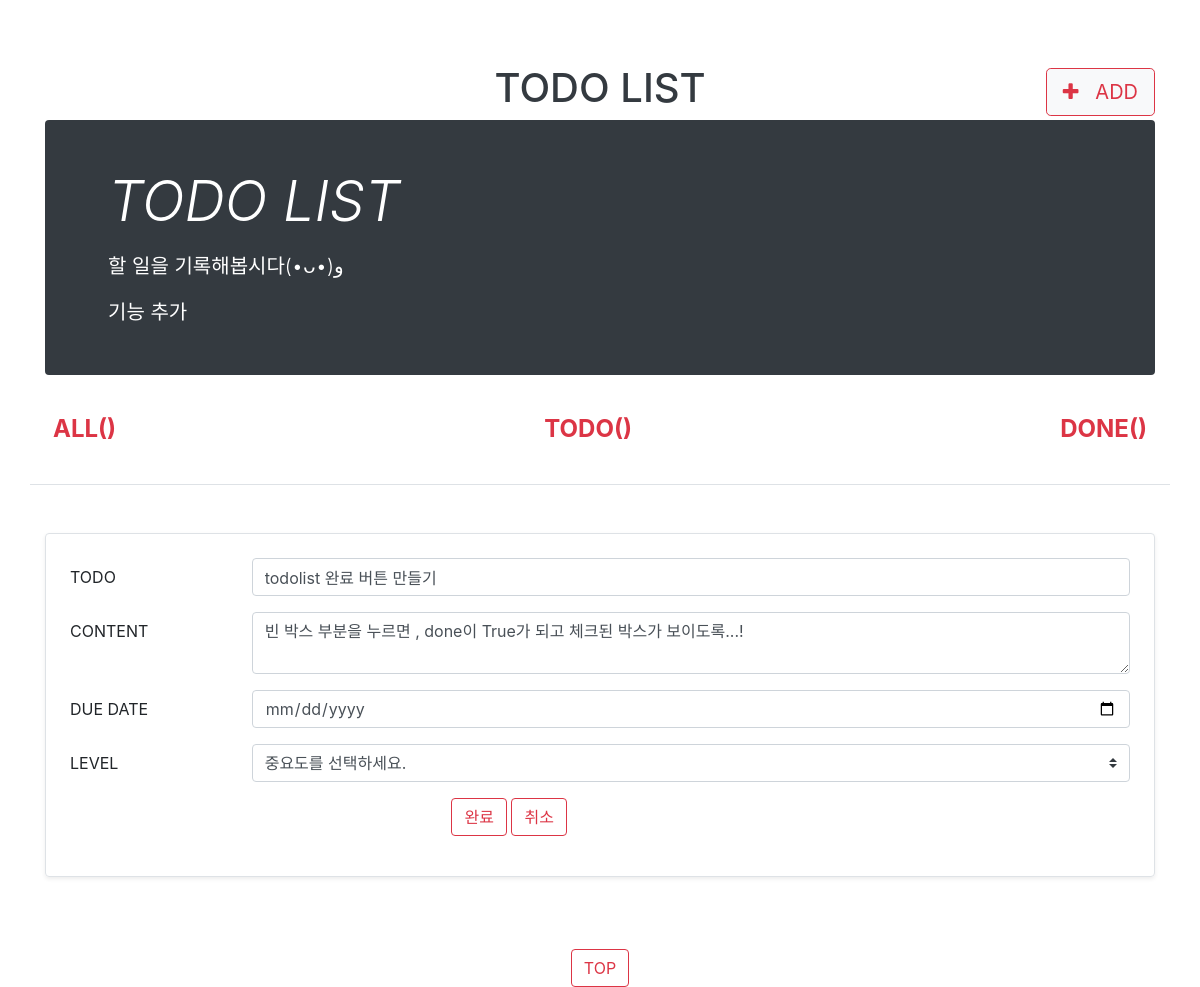
/todolist/edit/6, run on the app's committed database.
### todolistapp/models.py (models this page shows, shortened)
class Todolist(models.Model):
    title = models.CharField(max_length=50)
    content = models.TextField(blank=True)
    done = models.BooleanField(default=False)
    due_date = models.DateField(blank=True, null=True)
    level = models.CharField(max_length=3, default=None, blank=True, null=True)

### todolistapp/views.py (the view, shortened to what this page needs)
# urls.py: path('todolist/edit/<int:todolist_id>', todolistapp.views.edit, name='edit'),
def edit(request, todolist_id):
    todolist = Todolist.objects.get(pk=todolist_id)
    return render(request, 'edit.html', {'todolist':todolist})

### todolistapp/templates/edit.html (shortened to what this page needs)
{% extends 'base.html'%}
{% block contents %}
<main role="main" class="container">
    <div class="row">
        <div class="col-md-12">
            <div class="row no-gutters border rounded overflow-hidden flex-md-row mb-4 shadow-sm h-md-250 position-relative">
                <div class="col p-4 d-flex flex-column position-static">
                    <form method="POST">
                        <div class="form-group row">
                            <label class="col-sm-2 col-form-label">TODO</label>
                            <div class="col-sm-10">
                            <input type="text" name="title" class="form-control" value="{{todolist.title}}" autofocus required>
                            </div>
                        </div>
                        <div class="form-group row">
                            <label class="col-sm-2 col-form-label">CONTENT</label>
                            <div class="col-sm-10">
                            <textarea name="content" class="form-control">{{todolist.content}}</textarea>
                            </div>
                        </div>
                        <div class="form-group row">
                            <label class="col-sm-2 col-form-label">DUE&nbsp;DATE</label>
                            <div class="col-sm-10">
                            <input type="date" name="due_date" class="form-control">
                            </div>
                        </div>
                        <div class="form-group row">
                            <label class="col-sm-2 col-form-label">LEVEL</label>
                            <div class="col-sm-10">
                                <select class="custom-select" name="level">
                                    <option selected value="">중요도를 선택하세요.</option>
                                </select>
                            </div>
                        </div>
                        <div class="form-group row">
                            <div class="col-sm-10 text-center">
                            <button type="submit" class="btn btn-outline-danger">완료</button>
                            <button type="reset" class="btn btn-outline-danger">취소</button>
                            </div>
                        </div>
                    </form>
                </div>
                </div>
            </div>
        </div>
</main>
{% endblock %}

### data on the page
Todolist: title "todolist 완료 버튼 만들기", content "빈 박스 부분을 누르면 , done이 True가 되고 체크된 박스가 보이도록...!"
